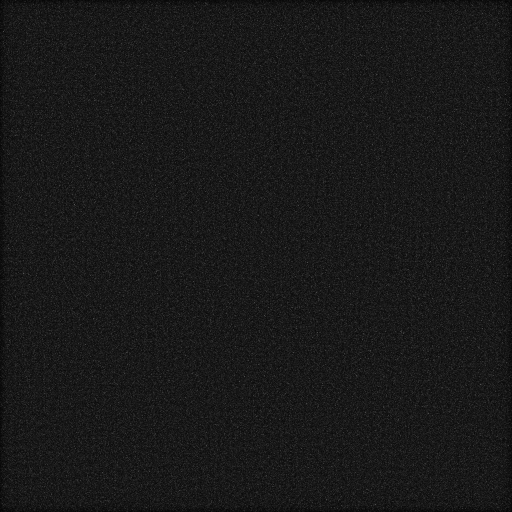
%> input picture ao/tests/solver_accuracy/data/img_reference.png, 1024 x 1024 px (shown at 1/2 size); the run also reads 1 picture not shown here
$ octave test_fista_rof.m   (GNU Octave 9; MATLAB toolbox functions it lacks are replaced by stand-ins)
%> lines starting %> are read from the running program, lines starting %| are printed output that depends on the picture
### ao/tests/solver_accuracy/fista_rof.m
function [tex, struct] = fista_rof(im, theta, nIters, alp)
% Decompose the input IMAGE into structure and texture parts using the
% Rudin-Osher-Fatemi method (L1 denoising by FISTA). The final output is a
% linear combination of the decomposed texture and the structure parts.

if nargin == 1
    theta  = 1/8;
    nIters = 100;
    alp    = 0.95;  % alp = 0.75 results in 4:1
end

IM = scale_image(im, -1,1);
im = IM;

IM = cat(3, fista_l1_denoising(IM(:,:,1), theta, nIters), ...
            fista_l1_denoising(IM(:,:,2), theta, nIters) );

tex = squeeze(scale_image(im - alp*IM, 0, 255));

if nargout == 2
    struct = squeeze(scale_image(IM, 0, 255)); %(u-min(u(:)))/(max(u(:))-min(u(:))) - 1;
end

end


function x = fista_l1_denoising(b, theta, iter)

% set boundary condition
boundary_cond = 'replicate';

% set kernel
x_kern = [0 0 0; 1 -1 0; 0 0 0];
y_kern = [0 1 0; 0 -1 0; 0 0 0];

% define operators
nabla  = @(x) cat(3, imfilter(x, x_kern, boundary_cond), ...
                     imfilter(x, y_kern, boundary_cond));
nablaT = @(nabla_x) imfilter(nabla_x(:,:,1), rot90(x_kern,2), boundary_cond) + ...
                    imfilter(nabla_x(:,:,2), rot90(y_kern,2), boundary_cond);

% define proximal operator of ||x||_{\infty} <= 1
prox_linf = @(x) min(max(x, -1) ,1);

% define objective
obj = @(p) sum(sum(abs(nablaT(p)- b/theta).^2));

% set step size tk
tau = 1/4;

% initialization
p = zeros([size(b) 2]);

% proximal gradient descent for dual problem
tt = zeros(iter,1);
for k = 1:iter
    tt(k) = obj(p);
    disp(['k = ' num2str(k) ', obj = ' num2str(obj(p),'%e')]);
    p = prox_linf(p - tau*nabla(nablaT(p) - b/theta));
end

% get primal solution
x =  b - nablaT(p)*theta;

end


function imo = scale_image(im, vlow, vhigh, ilow, ihigh)
% linearly scale the input image IM to the range [vlow, vhigh]
% from the range [ilow ihigh] (if provided)

if nargin == 3
    ilow  = min(im(:));
    ihigh = max(im(:));
end

imo = (im-ilow)/(ihigh-ilow) * (vhigh-vlow) + vlow;

end

### ao/tests/solver_accuracy/test_fista_rof.m
clc;clear;close all;
addpath(genpath('../../../utilities/'));

% datapath
datapath = './data/';

% read image
img_ref = double(imread([datapath 'img_reference.png']));
%> img_ref: size 1024x1024 double; min 1, max 227, mean 24.6; mean of the top-left, top-right, bottom-left and bottom-right quarters 24.6, 24.6, 24.6, 24.6
img_cap = double(imread([datapath 'img_capture.png']));
%> img_cap: size 1024x1024 double; min 1, max 212, mean 24.6; mean of the top-left, top-right, bottom-left and bottom-right quarters 24.6, 24.6, 24.6, 24.6

% set active area
M = [992 992];
N = [1024 1024];

% crop size
S = (size(img_ref)-M)/2;
%> S = [16 16]

% crop data
img_ref = img_ref(1+S(1):end-S(1),1+S(2):end-S(2));
%> img_ref: size 992x992 double
img_cap = img_cap(1+S(1):end-S(1),1+S(2):end-S(2));
%> img_cap: size 992x992 double

% the input data
img = cat(3, img_ref, img_cap);

% set parameters
theta = 1/8;
iter  = 10;
alp   = 0.95;

% ground truth
img_rof_cpu = fista_rof(img, theta, iter, alp);
%> in scale_image, `ilow  = min(im(:));`: ilow = 3
%> in scale_image, `ihigh = max(im(:));`: ihigh = 227
%> the loop in fista_l1_denoising, `for k = 1:iter` made 10 passes
%| k = 1, obj = 4.158542e+07
%| k = 2, obj = 4.095473e+07
%| k = 3, obj = 4.086144e+07
%| k = 4, obj = 4.082451e+07
%| k = 5, obj = 4.080490e+07
%| k = 6, obj = 4.079262e+07
%| k = 7, obj = 4.078436e+07
%| k = 8, obj = 4.077832e+07
%> (further printed lines are left out)
%> after the loop in fista_l1_denoising, `for k = 1:iter`: tt = [41585417.1; 40954727.2; 40861443; 40824509.6; 40804899.3; 40792623.4; 40784355.3; 40778323.5; 40773819.6; 40770265.8]
%> the loop in fista_l1_denoising (call 2), `for k = 1:iter` made 10 passes
%| k = 1, obj = 4.158335e+07
%| k = 2, obj = 4.095414e+07
%| k = 3, obj = 4.086092e+07
%| k = 4, obj = 4.082406e+07
%| k = 5, obj = 4.080451e+07
%| k = 6, obj = 4.079229e+07
%| k = 7, obj = 4.078405e+07
%| k = 8, obj = 4.077805e+07
%> (further printed lines are left out)
img_rof_cpu = img_rof_cpu(:,:,1);
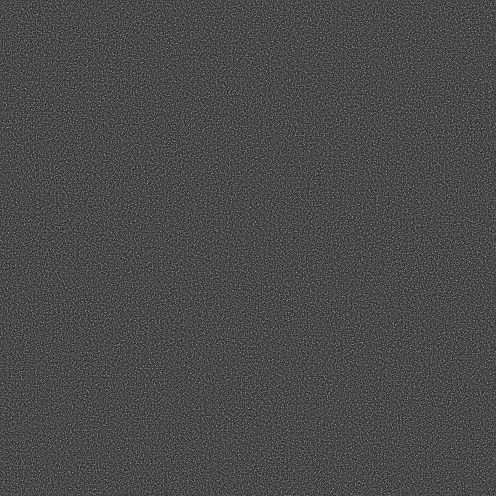
%> img_rof_cpu: size 992x992 double (shown at 1/2 size); min 0, max 255, mean 74

% load GPU result
%> (the run ends here)
